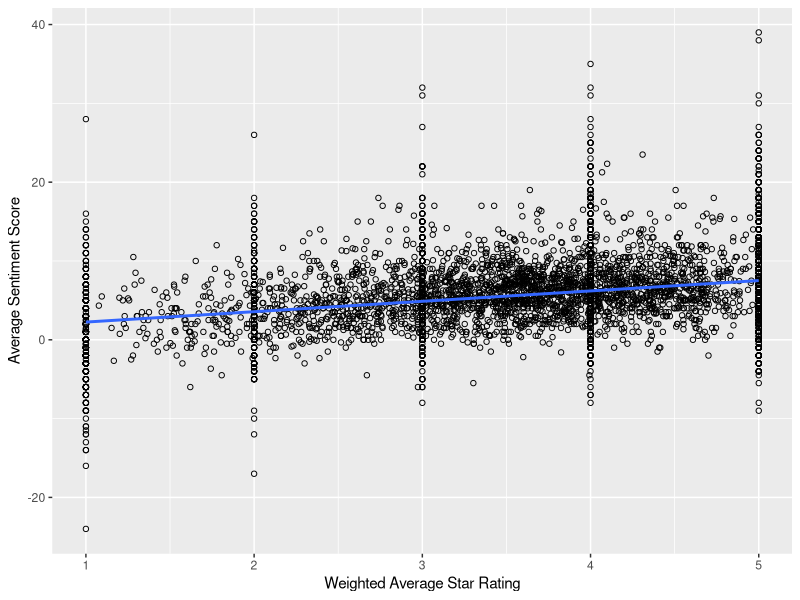
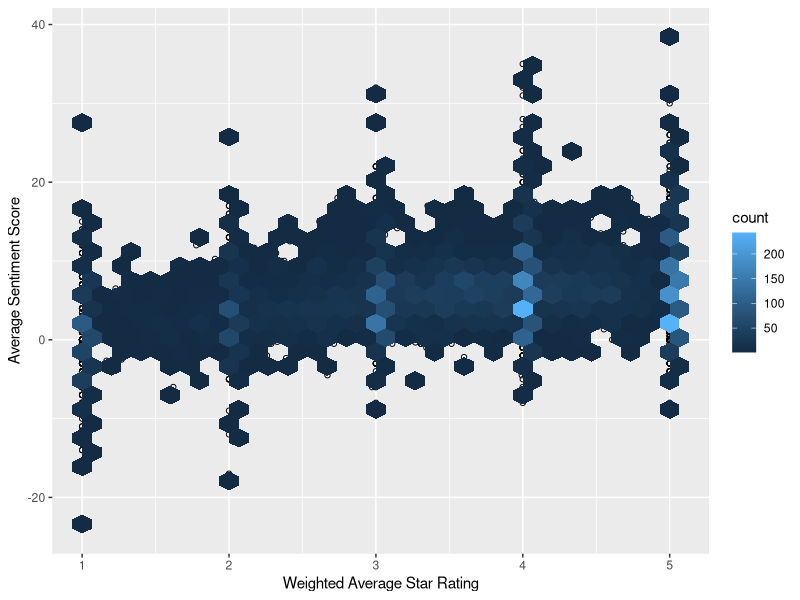

The R source for these figures, in order:
library(ggplot2)
library(hexbin)

scores <- read.table('star_sentimentscore.txt', sep='\t')

visual <- ggplot(scores, aes(V1, V2)) + geom_point(shape=1) + geom_smooth(method=lm, se=FALSE) + labs(x="Weighted Average Star Rating", y="Average Sentiment Score") 
print(visual)

visual + stat_binhex() 

cor(x=scores$V1, y=scores$V2, method="pearson")

